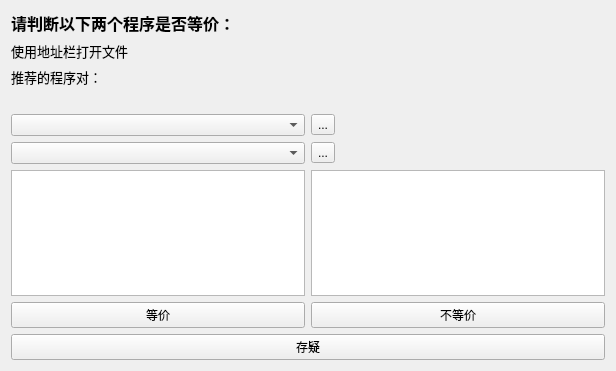
<?xml version="1.0" encoding="UTF-8"?>
<ui version="4.0">
 <class>JudgeWidget</class>
 <widget class="QWidget" name="JudgeWidget">
  <property name="geometry">
   <rect>
    <x>0</x>
    <y>0</y>
    <width>616</width>
    <height>371</height>
   </rect>
  </property>
  <property name="windowTitle">
   <string>Judge</string>
  </property>
  <layout class="QGridLayout" name="gridLayout">
   <item row="3" column="0">
    <widget class="QLabel" name="advice">
     <property name="maximumSize">
      <size>
       <width>16777215</width>
       <height>300</height>
      </size>
     </property>
     <property name="font">
      <font>
       <family>宋体</family>
       <pointsize>10</pointsize>
      </font>
     </property>
     <property name="text">
      <string>推荐的程序对：</string>
     </property>
    </widget>
   </item>
   <item row="7" column="0">
    <widget class="QComboBox" name="comboBox"/>
   </item>
   <item row="8" column="1">
    <widget class="QToolButton" name="toolButton_2">
     <property name="text">
      <string>...</string>
     </property>
    </widget>
   </item>
   <item row="8" column="0">
    <widget class="QComboBox" name="comboBox_2"/>
   </item>
   <item row="7" column="1">
    <widget class="QToolButton" name="toolButton">
     <property name="text">
      <string>...</string>
     </property>
    </widget>
   </item>
   <item row="2" column="0">
    <widget class="QLabel" name="open">
     <property name="sizePolicy">
      <sizepolicy hsizetype="Fixed" vsizetype="Fixed">
       <horstretch>0</horstretch>
       <verstretch>0</verstretch>
      </sizepolicy>
     </property>
     <property name="maximumSize">
      <size>
       <width>16777215</width>
       <height>300</height>
      </size>
     </property>
     <property name="font">
      <font>
       <family>宋体</family>
       <pointsize>10</pointsize>
      </font>
     </property>
     <property name="text">
      <string>使用地址栏打开文件</string>
     </property>
    </widget>
   </item>
   <item row="0" column="0">
    <widget class="QLabel" name="title">
     <property name="sizePolicy">
      <sizepolicy hsizetype="Preferred" vsizetype="Fixed">
       <horstretch>0</horstretch>
       <verstretch>0</verstretch>
      </sizepolicy>
     </property>
     <property name="font">
      <font>
       <family>微软雅黑</family>
       <pointsize>12</pointsize>
       <weight>75</weight>
       <bold>true</bold>
      </font>
     </property>
     <property name="text">
      <string>请判断以下两个程序是否等价：</string>
     </property>
    </widget>
   </item>
   <item row="12" column="0">
    <widget class="QPushButton" name="yes">
     <property name="sizePolicy">
      <sizepolicy hsizetype="Expanding" vsizetype="Fixed">
       <horstretch>0</horstretch>
       <verstretch>0</verstretch>
      </sizepolicy>
     </property>
     <property name="text">
      <string>等价</string>
     </property>
    </widget>
   </item>
   <item row="10" column="0">
    <widget class="QTextBrowser" name="textBrowser">
     <property name="sizePolicy">
      <sizepolicy hsizetype="Expanding" vsizetype="Expanding">
       <horstretch>0</horstretch>
       <verstretch>0</verstretch>
      </sizepolicy>
     </property>
     <property name="maximumSize">
      <size>
       <width>3700</width>
       <height>2350</height>
      </size>
     </property>
     <property name="font">
      <font>
       <family>Consolas</family>
       <pointsize>10</pointsize>
      </font>
     </property>
    </widget>
   </item>
   <item row="13" column="0" colspan="2">
    <widget class="QPushButton" name="doubt">
     <property name="text">
      <string>存疑</string>
     </property>
    </widget>
   </item>
   <item row="12" column="1">
    <widget class="QPushButton" name="no">
     <property name="sizePolicy">
      <sizepolicy hsizetype="Expanding" vsizetype="Fixed">
       <horstretch>0</horstretch>
       <verstretch>0</verstretch>
      </sizepolicy>
     </property>
     <property name="text">
      <string>不等价</string>
     </property>
    </widget>
   </item>
   <item row="10" column="1">
    <widget class="QTextBrowser" name="textBrowser_2">
     <property name="sizePolicy">
      <sizepolicy hsizetype="Expanding" vsizetype="Expanding">
       <horstretch>0</horstretch>
       <verstretch>0</verstretch>
      </sizepolicy>
     </property>
     <property name="maximumSize">
      <size>
       <width>3700</width>
       <height>2350</height>
      </size>
     </property>
     <property name="font">
      <font>
       <family>Consolas</family>
       <pointsize>10</pointsize>
      </font>
     </property>
    </widget>
   </item>
   <item row="6" column="0">
    <widget class="QLabel" name="OJfile">
     <property name="font">
      <font>
       <family>Consolas</family>
       <pointsize>10</pointsize>
      </font>
     </property>
     <property name="text">
      <string/>
     </property>
    </widget>
   </item>
  </layout>
 </widget>
 <resources/>
 <connections/>
</ui>
